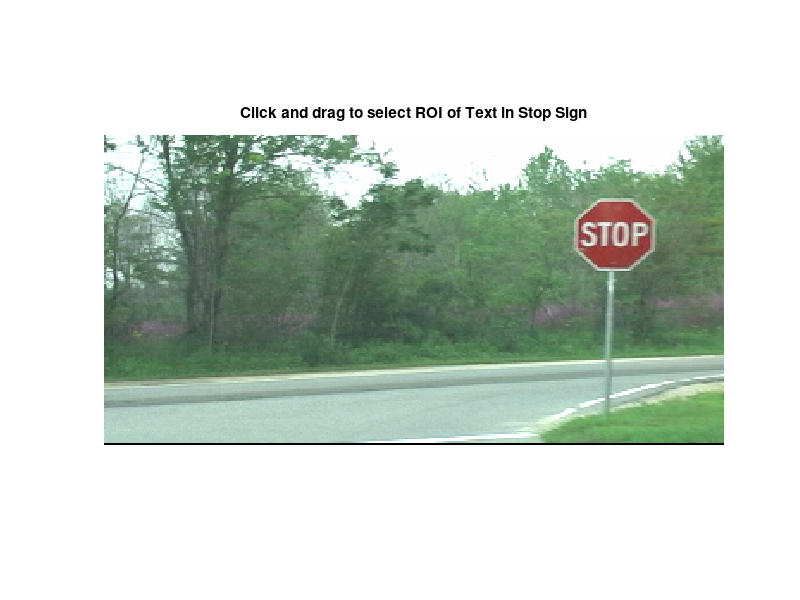

Reproduce this figure in MATLAB. (Note: this script raises an error after producing the figure.)
%% Recognize Traffic Sign Text with OCR
% Copyright 2014-2015 The MathWorks, Inc.

%% Perform OCR with Manual Text Location
% Import image
load stop50
frame = double(stop50);

hf = figure('units','normalized','outerposition',[0 0 1 1]); hold on;
imshow(frame);
set(gcf,'units','normalized','outerposition',[0 0 1 1]);
title('Click and drag to select ROI of Text in Stop Sign');
bbox = round(getPosition(imrect));
close

% Perform OCR
results = ocr(frame,bbox,'TextLayout','Line');
display(results.Text)
if ~isempty(results.Text)
    loc = results.WordBoundingBoxes;
    textLocation = loc(1:2)+[0 -20];
    frame = insertShape(frame,'FilledRectangle',[textLocation 30 15]);
    TI = vision.TextInserter('Location',textLocation,'Text',results.Text);
    frame = step(TI,frame);
    figure; 
    imshow(frame); 
    title('OCR with ROI');
end

%% Perform OCR with Automatic Text Location
% Import image
load stop50
frame = double(stop50);

% Find location of traffic sign
% Convert image from rgb to hsv
frameHsv = rgb2hsv(frame);
% Set up blob analysis object
BO = vision.BlobAnalysis('LabelMatrixOutputPort',true);
% Threshold image
bm = thresholdImage(frameHsv);
% Perform morphological opening to get rid of background noise
bm = imopen(bm,strel('disk',1));
bm = imclose(bm,strel('octagon',15));
% Perform blob analysis to find sign
[areaSign,centroidSign,bboxSign,labelSign] = step(BO,bm);

% Find location of text
% Create binary mask with just the largest blob corresponding to the
% traffic sign
bm = (labelSign==1);

% Extract pixels corresponding to the traffic sign using this binary mask
frameMasked = frame;
frameMasked(repmat(~bm,[1 1 3])) = 0;

% Create a binary mask with the text merged into one blob
bm = thresholdImage2(frameMasked);
bm = imclose(bm,strel('disk',3));
bm = imfill(bm,'holes');

% Find the location of this merged text blob
[area,centroid,bbox]= step(BO,bm);
[amax,aidx] = max(area);
mbbox = bbox(aidx,:); 

% Perform OCR on ROI
results = ocr(frame,mbbox);
% frame2 = insertText(frame,centroid(aidx,:),results.Text);
textLocation = centroid(aidx,:)+[0 -20];
frame = insertShape(frame,'FilledRectangle',[textLocation 30 15]);
TI = vision.TextInserter('Location',textLocation,'Text',results.Text);
frame = step(TI,frame);
figure; 
imshow(frame); 
title('OCR with ROI');
